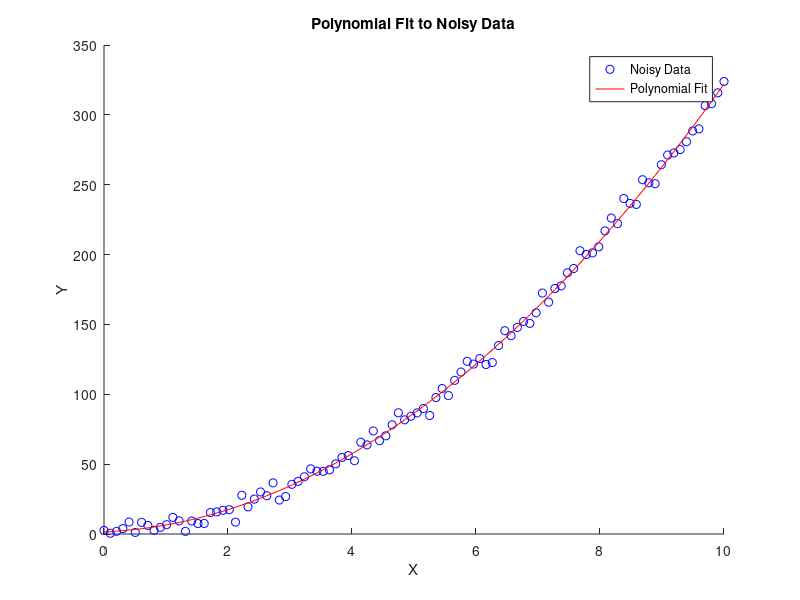

The MATLAB script that drew this image:
% polynomial_fit.m
% This script fits a polynomial to noisy data and plots the result

% Step 1: Generate synthetic data with noise
x = linspace(0, 10, 100);  % X values
y = 3*x.^2 + 2*x + 1 + 5*randn(1, 100);  % Quadratic data with noise

% Step 2: Fit a polynomial of degree 2 (quadratic)
p = polyfit(x, y, 2);  % p contains the coefficients of the best fit polynomial

% Step 3: Evaluate the fitted polynomial at the data points
y_fit = polyval(p, x);

% Step 4: Plot the original data and the polynomial fit
figure;
scatter(x, y, 'b', 'DisplayName', 'Noisy Data');
hold on;
plot(x, y_fit, 'r-', 'DisplayName', 'Polynomial Fit');
title('Polynomial Fit to Noisy Data');
xlabel('X');
ylabel('Y');
legend('show');

% Step 5: Display the polynomial coefficients
disp('Polynomial Coefficients:');
disp(p);
